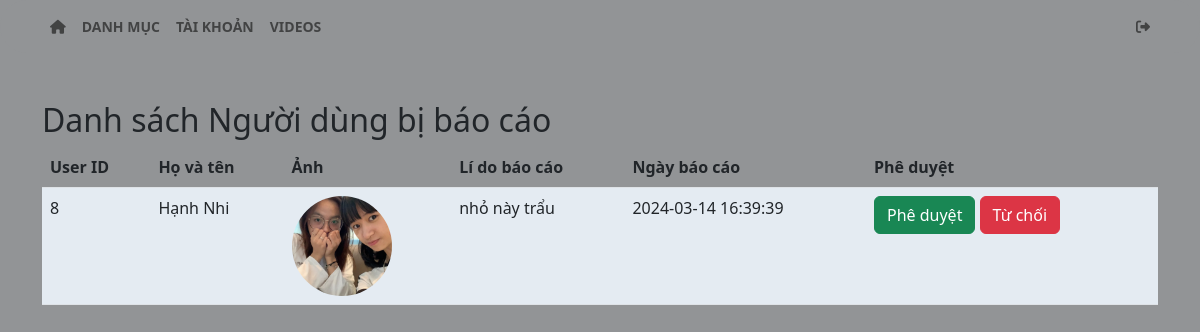
The app's page /server/index.php?action=report&query=accounts (signed in) with its own data.
### tables this page shows
CREATE TABLE `usersrp` (
  `usersrp_id` int NOT NULL,
  `user_id` int NOT NULL,
  `privacy` int NOT NULL DEFAULT '1',
  `report_reason` varchar(255) NOT NULL,
  `created_at` datetime NOT NULL DEFAULT CURRENT_TIMESTAMP,
  `updated_at` datetime NOT NULL DEFAULT CURRENT_TIMESTAMP,
  `created_by` varchar(255) DEFAULT NULL,
  `updated_by` varchar(255) DEFAULT NULL
);

CREATE TABLE `users` (
  `user_id` int NOT NULL,
  `first_name` varchar(25) NOT NULL,
  `last_name` varchar(25) NOT NULL,
  `username` varchar(25) NOT NULL,
  `email` varchar(255) NOT NULL,
  `password` varchar(255) NOT NULL,
  `reset_token` varchar(255) DEFAULT NULL,
  `reset_token_expiration` datetime DEFAULT NULL,
  `profile_pic` varchar(255) DEFAULT NULL,
  `img` varchar(255) DEFAULT NULL,
  `privacy` int NOT NULL DEFAULT '1',
  `created_at` datetime NOT NULL DEFAULT CURRENT_TIMESTAMP,
  `updated_at` datetime NOT NULL DEFAULT CURRENT_TIMESTAMP,
  `created_by` varchar(255) DEFAULT NULL,
  `updated_by` varchar(255) DEFAULT NULL
);

### server/main/report/accounts.php (the view, shortened to what this page needs)
<div class="container mt-5">
    <h2>Danh sách Người dùng bị báo cáo</h2>
    <table class="table table-striped">
        <thead>
            <tr>
                <th>User ID</th>
                <th>Họ và tên</th>
                <th>Ảnh</th>
                <th>Lí do báo cáo</th>
                <th>Ngày báo cáo</th>
                <th>Phê duyệt</th>
            </tr>
        </thead>
        <tbody style="background-color: aliceblue;">
            <?php
            $sql_reports = "SELECT u.user_id, u.first_name, u.last_name, u.img, ur.usersrp_id, ur.report_reason, ur.created_at FROM users u INNER JOIN usersrp ur ON u.user_id = ur.user_id";
            $result_reports = $conn->query($sql_reports);
            if ($result_reports->num_rows > 0) {
                while ($row = $result_reports->fetch_assoc()) {
            ?>
                    <tr>
                        <td><?php echo $row['user_id']; ?></td>
                        <td><?php echo $row['first_name'] . " " . $row['last_name']; ?></td>
                        <td><img src="img/<?php echo $row['img']; ?>" class="user-img" alt=""></td>
                        <td><?php echo $row['report_reason']; ?></td>
                        <td><?php echo $row['created_at']; ?></td>
                        <td>
                            <form action="process_user_approval.php" method="POST">
                                <button type="submit" name="approve" class="btn btn-success">Phê duyệt</button>
                                <button type="submit" name="reject" class="btn btn-danger">Từ chối</button>
                            </form>
                        </td>
                    </tr>
            <?php
                }
            } else {
            ?>
                <tr>
                    <td colspan="6">Không có người dùng nào bị báo cáo.</td>
                </tr>
            <?php
            }
            ?>
        </tbody>
    </table>
</div>

### style.css (style rules this page uses)
html { padding: 0; }
:root { --primary: #191d32; --secondary: #27323d; --btn-primary: #333a5c; --bg-primary: #929496; }
body { background-color: var(--bg-primary); padding: 0; }

### server/main/report/accounts.php (style rules this page uses)
.user-img { width: 100px; height: 100px; object-fit: cover; border-radius: 50%; }

### records on screen
usersrp: user.user_id "8", user.first_name "Hạnh", user.last_name "Nhi", user.img (picture), report_reason "nhỏ này trẩu", created_at "2024-03-14 16:39:39"
